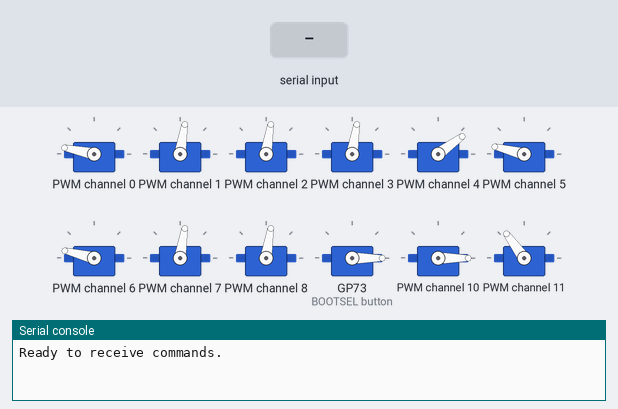
Simulated run of this program. Board: Raspberry Pi Pico running MicroPython. Shown: 12 × servo, the last lines printed to the serial console. Inputs (shaded band) come from the test bench. Servo angles are drawn from the pulse width (0.5 ms = 0°, 2.5 ms = 180°).

Above: at 1.2 s.
1.3 s: "r" typed at the serial console
At 2.85 s:
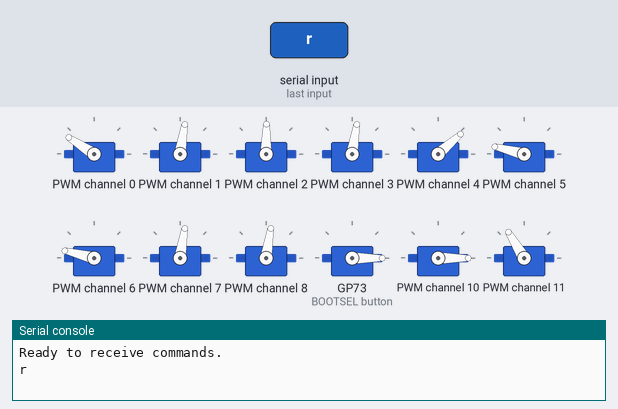
4.3 s: "VEHICLE_MODE" typed at the serial console
At 5.4 s:
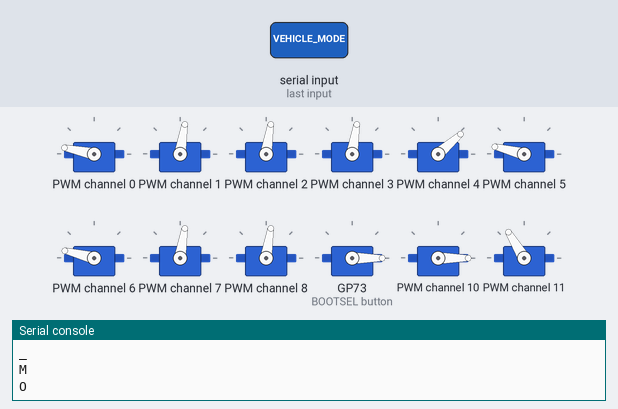
7.3 s: "90" typed at the serial console
At 9.61 s:
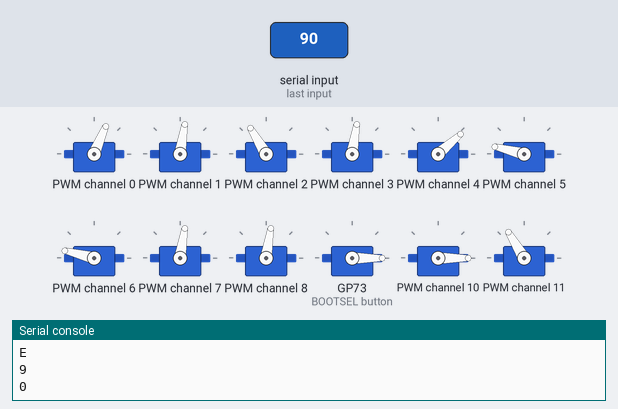
10.3 s: "ROBOT_MODE" typed at the serial console
At 13.06 s:
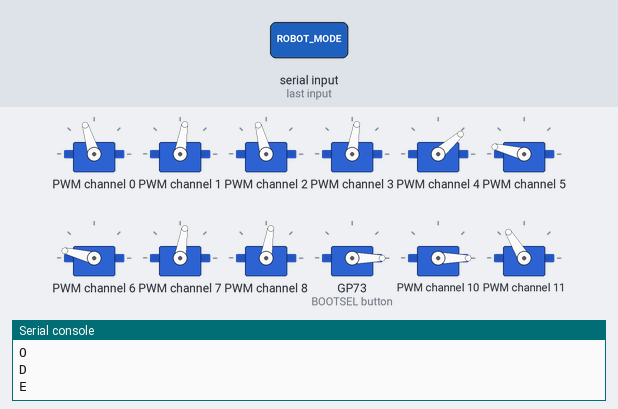
13.3 s: "VEHICLE_MODE" typed at the serial console
At 13.8 s:
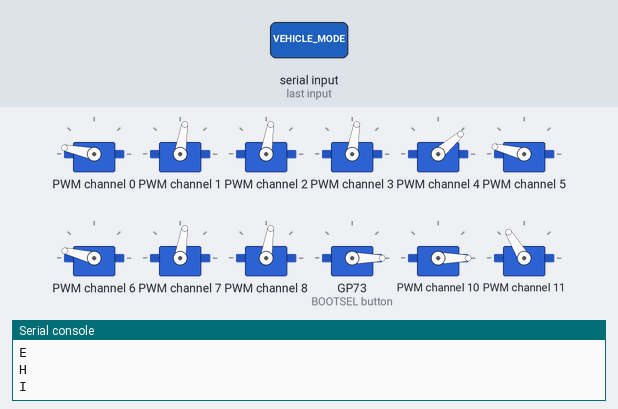
16.3 s: "200" typed at the serial console
At 19.32 s:
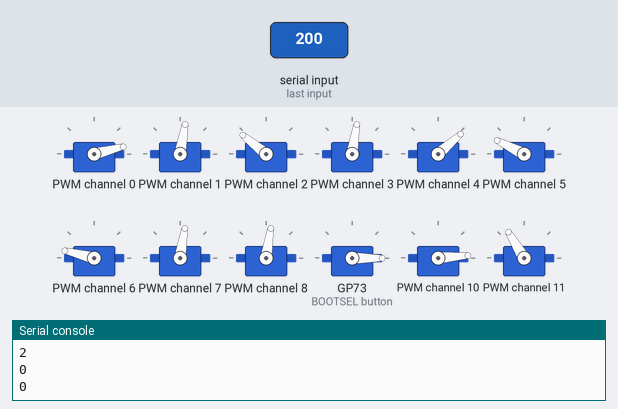
Timing chart, 0 to 22.0 s (numbered marks = the images above; inputs shaded):
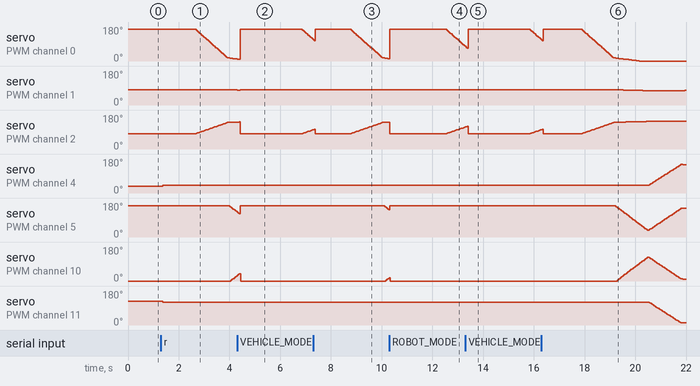

Measured:
- after the input at 1.3 s, servo on PWM channel 0: moves from 168° to 11° over 1.6 s, starting after 1.4 s; servo on PWM channel 1: 81° → 80° after 2.7 s; servo on PWM channel 2: moves from 81° to 142° over 1.5 s, starting after 1.4 s; servo on PWM channel 4: 36° → 41° after 0.06 s; servo on PWM channel 5: 166° → 136° after 2.7 s
- after the input at 4.3 s, servo on PWM channel 4: stays 41° (without the input it goes to 45° after 1.0 s); servo on PWM channel 11: stops changing and stays 121°
- after the input at 7.3 s, servo on PWM channel 4: stays 41° (without the input it goes to 45° after 2.2 s); servo on PWM channel 11: stays 121° (without the input it goes to 117° after 2.2 s)
- after the input at 10.3 s, servo on PWM channel 4: stays 41° (without the input it goes to 45° after 1.1 s); servo on PWM channel 11: stops changing and stays 121°
- after the input at 13.3 s, servo on PWM channel 1: stays 81° (without the input it goes to 80° after 0.63 s); servo on PWM channel 4: stays 41° (without the input it goes to 45° after 1.9 s)
- after the input at 16.3 s, servo on PWM channel 6: stays 166° (without the input it goes to 164° after 4.9 s); servo on GP73 (BOOTSEL button): stays 0° (without the input it goes to 2° after 5.0 s)

The program:

key_controller.py
```python
import uasyncio as asyncio
from sys import stdin
from select import poll, POLLIN
import robot

poll_obj = poll()
poll_obj.register(stdin, POLLIN)

async def handle_commands():
    #シリアル入力からコマンドを受け付けて処理する非同期タスク
    global sleep_time
    print("Ready to receive commands.")
    while True:
        # sys.stdinのデータ有無を確認し、入力があれば処理
        if poll_obj.poll(10):
            command = stdin.read(1)  # 1文字だけ読み取る
            robot.set_action(command)
        await asyncio.sleep(0.1)  # 他のタスクに制御を譲る

async def main():
    #メインタスクでblink_ledとhandle_commandsを並行実行
    asyncio.create_task(handle_commands())
    while True:
        robot.set_frames()

        await asyncio.sleep(0.03)
# asyncioのイベントループを開始
try:
    asyncio.run(main())
finally:
    asyncio.new_event_loop()
```

robot.py
```python
from machine import Pin, PWM, I2C, Timer
import motion_data

PCA9685_ADDR = 0x40
FREQ = 50.0  # サーボ信号周波数
MAX_DUTY = 4096.0 # 周期内の分割数
MIN_PULSE = 400  # 最小パルス幅　msec at 0°
MAX_PULSE = 2400  # 最大パルス幅  msec at 180°
MAX_DUTY_G = 65025.0 # 周期内の分割数
MIN_PULSE_G = 600  # 最小パルス幅　msec at 0°
MAX_PULSE_G = 2400  # 最大パルス幅  msec at 180°

i2c = I2C(0,scl=Pin(1),sda=Pin(0),freq=100000)
data = bytearray(4)
servos = [PWM(Pin(6)),PWM(Pin(7)),PWM(Pin(8)),PWM(Pin(9)),PWM(Pin(10))]
angles = []
correct = [0,0,0, 0,0,0,0,0, 0,0,0,0,0, 0,0,0, 0,0,0,0,0]

machineMode = 'VEHICLE_MODE'
actionState = 'STOP'
maxRows = 0
keyFrame = 0
nextKeyFrame = 1
divCount = 0

def reg_write(i2c, addr, reg, data, length):
    msg = bytearray()
    for i in range(length):
        msg.append(data[i])
    i2c.writeto_mem(addr, reg, msg)

def set_action(c):
    global divCount
    global keyFrame
    global nextKeyFrame
    global angles
    global maxRows
    global actionState
    print(c)
    if machineMode == 'VEHICLE_MODE':
        if c == 'r':
            actionState = 'VEHICLE2ROBOT'
            angles.clear()
            angles = motion_data.vehicle2robot.copy()
            maxRows = len(motion_data.vehicle2robot)
        elif c == 'w':
            actionState = 'FWRD'
            angles.clear()
            angles = motion_data.fwrd.copy()
            set_angles(machineMode, actionState)
        elif c == 'q':
            actionState = 'LEFT'
            angles.clear()
            angles = motion_data.left.copy()
            set_angles(machineMode, actionState)
        elif c == 'e':
            actionState = 'RIGHT'
            angles.clear()
            angles = motion_data.right.copy()
            set_angles(machineMode, actionState)
        elif c == 'x':
            actionState = 'BWRD'
            angles.clear()
            angles = motion_data.bwrd.copy()
            set_angles(machineMode, actionState)
        elif c == 's':
            actionState = 'STOP'
            angles.clear()
            angles = motion_data.vehicle.copy()
            set_angles(machineMode, actionState)
    elif machineMode == 'ROBOT_MODE':
        if c == 'v':
            actionState = 'ROBOT2VEHICLE'
            angles.clear()
            angles = motion_data.robot2vehicle.copy()
            maxRows = len(motion_data.robot2vehicle)
        elif c == 'w':
            actionState = 'WALK'
            angles.clear()
            angles = motion_data.walk.copy()
            maxRows = len(motion_data.walk)
        elif c == 's':
            actionState = 'STOP'
            angles.clear()
            angles = motion_data.robot.copy()
            set_angles(machineMode, actionState)
    divCount = 0
    keyFrame = 0
    nextKeyFrame = 1

def set_angles(mode, state):
    global keyFrame
    global nextKeyFrame
    global angles
    global servos
    if state != 'ROBOT2VEHICLE' and state != 'VEHICLE2ROBOT' and state != 'WALK':
        keyFrame = 0
        nextKeyFrame = 0
    for i in range(16):
        if angles[nextKeyFrame][i] < 0:
            width = 0
        else:
            angle = angles[keyFrame][i] + (angles[nextKeyFrame][i] - angles[keyFrame][i]) * divCount / angles[nextKeyFrame][21] + correct[i]
            width = MAX_DUTY\
            * (MIN_PULSE + (MAX_PULSE - MIN_PULSE) / 180 * angle)\
            * FREQ / 1000000
        data[0] = 0x00
        data[1] = 0x00
        data[2] = 0x00ff & int(width)
        data[3] = (0xff00 & int(width))>>8
        reg_write(i2c, PCA9685_ADDR, 0x06+i*4, data, 4)

    for i in range(16,21):
        if angles[keyFrame][i]<0:
            width = 0
        else:
            angle = angles[keyFrame][i] + (angles[nextKeyFrame][i] - angles[keyFrame][i]) * divCount / angles[nextKeyFrame][21] + correct[i]
            width = MAX_DUTY_G\
            * (MIN_PULSE_G + (MAX_PULSE_G - MIN_PULSE_G) / 180 * angle)\
            * FREQ / 1000000
        servos[i-16].duty_u16(int(width))

data[0] = 0b00010001
reg_write(i2c, PCA9685_ADDR, 0x00, data, 1)
data[0] = 121
reg_write(i2c, PCA9685_ADDR, 0xFE, data, 1)
data[0] = 0b00100001
reg_write(i2c, PCA9685_ADDR, 0x00, data, 1)

for i in range(5):
    servos[i].freq(50)

machineMode = 'VEHICLE_MODE'
actionState = 'STOP'
angles = motion_data.vehicle.copy()
set_angles(machineMode, actionState)

def set_frames():
    global divCount
    global keyFrame
    global nextKeyFrame
    global machineMode
    global actionState
    global angles
    if actionState == 'VEHICLE2ROBOT' or actionState == 'ROBOT2VEHICLE' or actionState == 'WALK':
        divCount += 1
        if divCount > angles[nextKeyFrame][21]:
            divCount = 0
            keyFrame = nextKeyFrame
            nextKeyFrame += 1
            if nextKeyFrame > maxRows - 1:
                if actionState == 'WALK':
                    nextKeyFrame = 0
                else:
                    keyFrame = 0
                    nextKeyFrame = 1
                    if actionState == 'ROBOT2VEHICLE':
                        machineMode = 'VEHICLE_MODE'
                        angles.clear()
                        angles = motion_data.vehicle.copy()
                    else:
                        machineMode = 'ROBOT_MODE'
                        angles.clear()
                        angles = motion_data.robot.copy()
                    actionState = 'STOP'
        set_angles(machineMode, actionState)
```

Source omitted: motion_data.py (data table, 3735 bytes)
